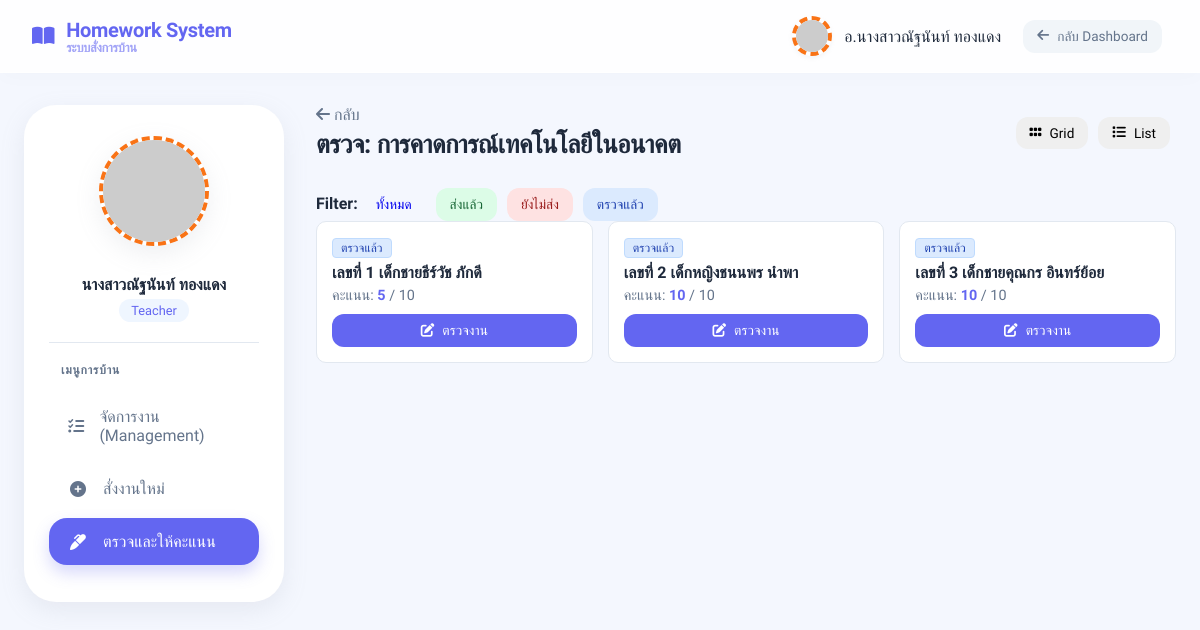
Page /homework_teacher.php?tab=grading_view&id=3 (signed in) on the committed database.
### tables this page shows
CREATE TABLE `user_year_data` (
  `id` int(11) NOT NULL,
  `school_id` int(11) NOT NULL,
  `user_id` int(11) NOT NULL,
  `year_id` int(11) NOT NULL,
  `student_number` int(11) DEFAULT 0,
  `class_level` varchar(50) DEFAULT NULL,
  `room_number` varchar(50) DEFAULT NULL,
  `subjects_taught` text DEFAULT NULL,
  `position` varchar(100) DEFAULT NULL,
  `created_at` timestamp NOT NULL DEFAULT current_timestamp()
);

CREATE TABLE `users` (
  `user_id` int(6) UNSIGNED NOT NULL,
  `school_id` int(6) DEFAULT 0,
  `username` varchar(50) NOT NULL,
  `password` varchar(255) NOT NULL,
  `full_name` varchar(100) NOT NULL,
  `role` enum('superadmin','admin','teacher','student') NOT NULL,
  `student_number` int(11) NOT NULL DEFAULT 0,
  `student_code` varchar(20) DEFAULT NULL,
  `class_level` varchar(50) DEFAULT NULL,
  `room_number` varchar(50) DEFAULT NULL,
  `position` varchar(100) DEFAULT NULL,
  `profile_img` varchar(255) DEFAULT 'default_avatar.png',
  `created_at` timestamp NOT NULL DEFAULT current_timestamp(),
  `subjects_taught` text DEFAULT NULL COMMENT 'เก็บเป็น JSON หรือ Text',
  `profile_frame` varchar(50) DEFAULT 'frame-0'
);

CREATE TABLE `assignments` (
  `assignment_id` int(11) NOT NULL,
  `school_id` int(11) NOT NULL,
  `teacher_id` int(11) NOT NULL,
  `year_id` int(11) NOT NULL,
  `course_code` varchar(50) DEFAULT NULL,
  `class_level` varchar(50) DEFAULT NULL,
  `room_number` varchar(50) DEFAULT NULL,
  `target_student_ids` text DEFAULT NULL COMMENT 'JSON id นักเรียน หรือ null ถ้าทั้งห้อง',
  `title` varchar(255) NOT NULL,
  `description` text DEFAULT NULL,
  `assigned_date` datetime DEFAULT NULL,
  `due_date` datetime DEFAULT NULL,
  `max_score` float DEFAULT 10,
  `assignment_type` varchar(50) DEFAULT NULL,
  `submission_config` text DEFAULT NULL COMMENT 'JSON config',
  `options_config` text DEFAULT NULL COMMENT 'JSON options',
  `attachments` text DEFAULT NULL COMMENT 'JSON file paths',
  `links` text DEFAULT NULL COMMENT 'JSON links',
  `created_at` timestamp NOT NULL DEFAULT current_timestamp(),
  `submission_types` text DEFAULT NULL COMMENT 'JSON config: file, text, link, photo, voice',
  `allow_late` tinyint(1) DEFAULT 0,
  `allow_edit` tinyint(1) DEFAULT 1,
  `is_group_work` tinyint(1) DEFAULT 0,
  `random_check` tinyint(1) DEFAULT 0,
  `is_hidden` tinyint(1) DEFAULT 0,
  `allow_resubmit` tinyint(1) DEFAULT 1,
  `target_students` text DEFAULT NULL COMMENT 'JSON student_ids',
  `rubric_data` text DEFAULT NULL COMMENT 'JSON Rubric Criteria'
);

CREATE TABLE `submissions` (
  `submission_id` int(11) NOT NULL,
  `assignment_id` int(11) NOT NULL,
  `student_id` int(11) NOT NULL,
  `files` text DEFAULT NULL COMMENT 'JSON paths',
  `text_content` text DEFAULT NULL,
  `links` text DEFAULT NULL COMMENT 'JSON links',
  `audio_path` varchar(255) DEFAULT NULL,
  `submitted_at` timestamp NOT NULL DEFAULT current_timestamp(),
  `score` float DEFAULT NULL,
  `feedback` text DEFAULT NULL,
  `status` enum('submitted','late','graded','returned') DEFAULT 'submitted',
  `teacher_stamp` varchar(50) DEFAULT NULL COMMENT 'good, very_good, improve',
  `feedback_file` varchar(255) DEFAULT NULL,
  `feedback_audio` varchar(255) DEFAULT NULL,
  `rubric_scores` text DEFAULT NULL COMMENT 'JSON Rubric Scores'
);

### homework_teacher.php (the view, shortened to what this page needs)
<?php
require_once 'db_connect.php';
$user_id = $_SESSION['user_id'];
$school_id = $_SESSION['school_id'];
$tab = isset($_GET['tab']) ? $_GET['tab'] : 'manage';
$ay_q = $conn->query("SELECT year_id FROM academic_years WHERE school_id = $school_id AND is_active = 1");
$active_year_id = $ay_q->fetch_assoc()['year_id'] ?? 0;
$teacher = $conn->query("SELECT u.*, ud.subjects_taught, ud.room_number FROM users u LEFT JOIN user_year_data ud ON u.user_id = ud.user_id AND ud.year_id = $active_year_id WHERE u.user_id = $user_id")->fetch_assoc();
$img_src = $teacher['profile_img'];
?>
<!DOCTYPE html>
<html lang="th">
<head>
    <link rel="stylesheet" href="style_theme.css?v=<?php echo time(); ?>">
    <link rel="stylesheet" href="style_dashboard.css?v=<?php echo time(); ?>">
    <link rel="stylesheet" href="https://cdnjs.cloudflare.com/ajax/libs/font-awesome/6.4.0/css/all.min.css">
    <link href="https://cdn.jsdelivr.net/npm/summernote@0.8.18/dist/summernote-lite.min.css" rel="stylesheet">
</head>
<body>
    <nav class="navbar">
        <div class="brand"><i class="fa-solid fa-book-open"></i> <div>Homework System <span style="font-size:0.8rem; opacity:0.6; display:block; line-height:1;">ระบบสั่งการบ้าน</span></div></div>
        <div class="user-info">
            <img src="<?php echo $img_src; ?>" class="profile-img-nav <?php echo $teacher['profile_frame']; ?>">
            <span>อ.<?php echo $teacher['full_name']; ?></span>
            <a href="dashboard_teacher.php" class="btn-action" style="background:#f1f5f9; color:#64748b; margin-left:10px;"><i class="fa-solid fa-arrow-left"></i> กลับ Dashboard</a>
        </div>
    </nav>
    <div class="dashboard-container">
        <aside class="sidebar">
            <div style="text-align:center; padding-bottom:20px; margin-bottom:20px; border-bottom:1px solid var(--border-color);">
                <img src="<?php echo $img_src; ?>" class="profile-img-large <?php echo $teacher['profile_frame']; ?>">
                <h4 style="margin-top:10px;"><?php echo $teacher['full_name']; ?></h4>
                <div style="background:#eff6ff; color:var(--primary-color); padding:4px 12px; border-radius:20px; display:inline-block; font-size:0.8rem; margin-top:5px;">Teacher</div>
            </div>
            <h3>เมนูการบ้าน</h3>
            <a href="?tab=manage" class="menu-item <?php echo $tab=='manage'?'active':''; ?>"><i class="fa-solid fa-list-check"></i> จัดการงาน (Management)</a>
            <a href="?tab=create" onclick="resetForm()" class="menu-item <?php echo $tab=='create'?'active':''; ?>"><i class="fa-solid fa-plus-circle"></i> สั่งงานใหม่</a>
            <a href="?tab=grading" class="menu-item <?php echo $tab=='grading'||$tab=='grading_view'?'active':''; ?>"><i class="fa-solid fa-marker"></i> ตรวจและให้คะแนน</a>
        </aside>
        <main class="content-area">
            <?php if($tab == 'grading_view'):
                $aid = $_GET['id'];
                $assign = $conn->query("SELECT * FROM assignments WHERE assignment_id=$aid")->fetch_assoc();
                $rubric = json_decode($assign['rubric_data'], true);
            ?>
                <div class="page-header">
                    <div>
                        <a href="?tab=grading" style="color:#64748b; text-decoration:none;"><i class="fa-solid fa-arrow-left"></i> กลับ</a>
                        <h2 class="page-title" style="margin-top:5px;">ตรวจ: <?php echo $assign['title']; ?></h2>
                    </div>
                    <div>
                        <button class="btn-action" onclick="toggleView('grid')"><i class="fa-solid fa-grip"></i> Grid</button>
                        <button class="btn-action" onclick="toggleView('list')"><i class="fa-solid fa-list"></i> List</button>
                    </div>
                </div>
                <div class="filter-bar">
                    <strong>Filter:</strong>
                    <a href="#" class="btn-action" onclick="filterSt('all')">ทั้งหมด</a>
                    <a href="#" class="btn-action" onclick="filterSt('submitted')" style="background:#dcfce7; color:#166534;">ส่งแล้ว</a>
                    <a href="#" class="btn-action" onclick="filterSt('missing')" style="background:#fee2e2; color:#991b1b;">ยังไม่ส่ง</a>
                    <a href="#" class="btn-action" onclick="filterSt('graded')" style="background:#dbeafe; color:#1e40af;">ตรวจแล้ว</a>
                </div>
                <div id="student_container" class="grading-grid">
                    <?php
                    $sql_std = "SELECT u.user_id, u.full_name, ud.student_number
                                FROM users u JOIN user_year_data ud ON u.user_id = ud.user_id
                                WHERE ud.class_level='{$assign['class_level']}' AND ud.room_number='{$assign['room_number']}'
                                AND ud.year_id=$active_year_id AND u.role='student' ORDER BY ud.student_number ASC";
                    $res_std = $conn->query($sql_std);
                    while($std = $res_std->fetch_assoc()):
                        $sid = $std['user_id'];
                        $sub = $conn->query("SELECT * FROM submissions WHERE assignment_id=$aid AND student_id=$sid")->fetch_assoc();
                        $status = 'missing';
                        $status_txt = 'ยังไม่ส่ง';
                        $score_display = '-';
                        if($sub) {
                            $status = $sub['status'];
                            if($status=='submitted') $status_txt='ส่งแล้ว';
                            elseif($status=='late') $status_txt='ส่งช้า';
                            elseif($status=='graded') { $status_txt='ตรวจแล้ว'; $score_display = $sub['score']; }
                        }
                    ?>
                    <div class="student-card st-item" data-status="<?php echo $status; ?>">
                        <div class="st-status st-<?php echo $status; ?>"><?php echo $status_txt; ?></div>
                        <div style="font-weight:bold; margin-bottom:5px;">เลขที่ <?php echo $std['student_number']; ?> <?php echo $std['full_name']; ?></div>
                        <div style="color:#64748b; font-size:0.9rem; margin-bottom:10px;">คะแนน: <strong style="color:var(--primary-color);"><?php echo $score_display; ?></strong> / <?php echo $assign['max_score']; ?></div>
                        <?php if($sub): ?>
                            <button type="button" class="btn-action" style="width:100%; background:var(--primary-color); color:white;" onclick='openGradeModal(<?php echo json_encode($sub); ?>, <?php echo json_encode($std); ?>, <?php echo json_encode($rubric); ?>)'>
                                <i class="fa-solid fa-pen-to-square"></i> ตรวจงาน
                            </button>
                        <?php else: ?>
                             <button disabled class="btn-action" style="width:100%; background:#eee; color:#aaa; cursor:not-allowed;">ยังไม่มีงาน</button>
                        <?php endif; ?>
                    </div>
                    <?php endwhile; ?>
                </div>
            <?php endif; ?>
        </main>
    </div>
</body>
</html>

### style_theme.css (style rules this page uses)
:root { --primary-color: #6366f1; --primary-hover: #4f46e5; --primary-light: #e0e7ff; --secondary-bg: #ffffff; --bg-app: #f4f7fe; --border-color: #e2e8f0; --text-main: #1e293b; --text-secondary: #64748b; --success: #10b981; --success-bg: #d1fae5; --warning: #f59e0b; --warning-bg: #fef3c7; --danger: #ef4444; --danger-bg: #fee2e2; --info: #0ea5e9; --info-bg: #e0f2fe; --shadow-xs: 0 2px 4px rgba(149, 157, 165, 0.1); --shadow-sm: 0 8px 24px rgba(149, 157, 165, 0.15); --shadow-hover: 0 12px 32px rgba(149, 157, 165, 0.2); --radius-md: 16px; --radius-lg: 24px; --radius-xl: 32px; --safe-top: env(safe-area-inset-top, 20px); --safe-bottom: env(safe-area-inset-bottom, 20px); }
* { margin: 0; padding: 0; box-sizing: border-box; font-family: 'Sarabun', sans-serif; -webkit-tap-highlight-color: transparent; -webkit-overflow-scrolling: touch; }
h1, h2, h3, h4, h5, h6, .btn-login { font-family: 'Prompt', sans-serif; }
html { scroll-behavior: smooth; }
body { min-height: 100vh; display: flex; justify-content: center; align-items: center; background-color: var(--bg-app); color: var(--text-main); overflow-y: auto; overflow-x: hidden; }

### style_dashboard.css (style rules this page uses)
body { display: block; background: var(--bg-app); height: auto; min-height: 100vh; padding-bottom: 80px; overflow-y: auto; overflow-x: hidden; -webkit-overflow-scrolling: touch; }
.navbar { background: rgba(255, 255, 255, 0.85); backdrop-filter: blur(12px); -webkit-backdrop-filter: blur(12px); padding: 16px 32px; padding-top: max(16px, var(--safe-top)); display: flex; justify-content: space-between; align-items: center; border-bottom: 1px solid rgba(255, 255, 255, 0.5); box-shadow: 0 4px 20px rgba(0, 0, 0, 0.02); position: sticky; top: 0; z-index: 100; }
.navbar .brand { font-size: 1.25rem; font-weight: 700; color: var(--primary-color); display: flex; align-items: center; gap: 12px; letter-spacing: -0.3px; }
.navbar .user-info { display: flex; align-items: center; gap: 12px; }
.dashboard-container { display: flex; max-width: 1440px; margin: 0 auto; padding: 32px 24px; gap: 32px; align-items: flex-start; }
.sidebar { width: 260px; background: var(--secondary-bg); padding: 30px 24px; border-radius: var(--radius-xl); box-shadow: var(--shadow-sm); border: 1px solid rgba(255, 255, 255, 0.8); position: sticky; top: 100px; flex-shrink: 0; max-height: calc(100vh - 120px); overflow-y: auto; -webkit-overflow-scrolling: touch; }
.sidebar h3 { font-size: 0.75rem; text-transform: uppercase; color: var(--text-secondary); margin-bottom: 16px; letter-spacing: 0.8px; font-weight: 700; padding-left: 12px; }
.menu-item { display: flex; align-items: center; padding: 14px 18px; margin-bottom: 6px; color: var(--text-secondary); text-decoration: none; border-radius: 18px; transition: all 0.3s ease; font-weight: 500; gap: 14px; }
.menu-item i { width: 22px; text-align: center; color: var(--text-secondary); transition: all 0.3s ease; }
.menu-item.active { background: var(--primary-color); color: white; box-shadow: 0 8px 16px rgba(99, 102, 241, 0.25); }
.menu-item.active i { color: white; }
.content-area { flex: 1; min-width: 0; }
.page-header { margin-bottom: 28px; display: flex; align-items: center; justify-content: space-between; }
.page-title { font-size: 1.6rem; color: var(--text-main); font-weight: 700; letter-spacing: -0.5px; }
.btn-action, .btn-add, .btn-cancel { border-radius: 12px; font-weight: 500; border: none; cursor: pointer; transition: all 0.2s ease; display: inline-flex; align-items: center; justify-content: center; gap: 8px; }
.btn-action { padding: 8px 14px; font-size: 0.85rem; margin-right: 6px; text-decoration: none; }
.profile-img-nav { width: 40px; height: 40px; border-radius: 50%; object-fit: cover; border: 2px solid white; box-shadow: var(--shadow-xs); }
.profile-img-large { width: 110px; height: 110px; border-radius: 50%; object-fit: cover; margin-bottom: 15px; border: 4px solid var(--secondary-bg); box-shadow: var(--shadow-sm); max-width: 100%; }
.frame-2 { border: 4px dashed #f97316; }

### homework_teacher.php (style rules this page uses)
.grading-grid { display: grid; grid-template-columns: repeat(auto-fill, minmax(250px, 1fr)); gap: 15px; }
.student-card { background: #fff; border: 1px solid #e2e8f0; border-radius: 10px; padding: 15px; transition: 0.2s; position: relative; }
.st-status { font-size: 0.75rem; padding: 2px 8px; border-radius: 4px; display: inline-block; margin-bottom: 5px; }
.st-graded { background: #dbeafe; color: #1e40af; border: 1px solid #bfdbfe; }

### rows in the picture
user_year_data: user.full_name "นางสาวณัฐนันท์ ทองแดง"
assignments: title "การคาดการณ์เทคโนโลยีในอนาคต", max_score "10"
user_year_data: submissions.status "ตรวจแล้ว", student_number "1", user.full_name "เด็กชายธีร์วัช ภักดี", submissions.score "5"
user_year_data: submissions.status "ตรวจแล้ว", student_number "2", user.full_name "เด็กหญิงชนนพร นำพา", submissions.score "10"
user_year_data: submissions.status "ตรวจแล้ว", student_number "3", user.full_name "เด็กชายคุณกร อินทร์ย้อย", submissions.score "10"
